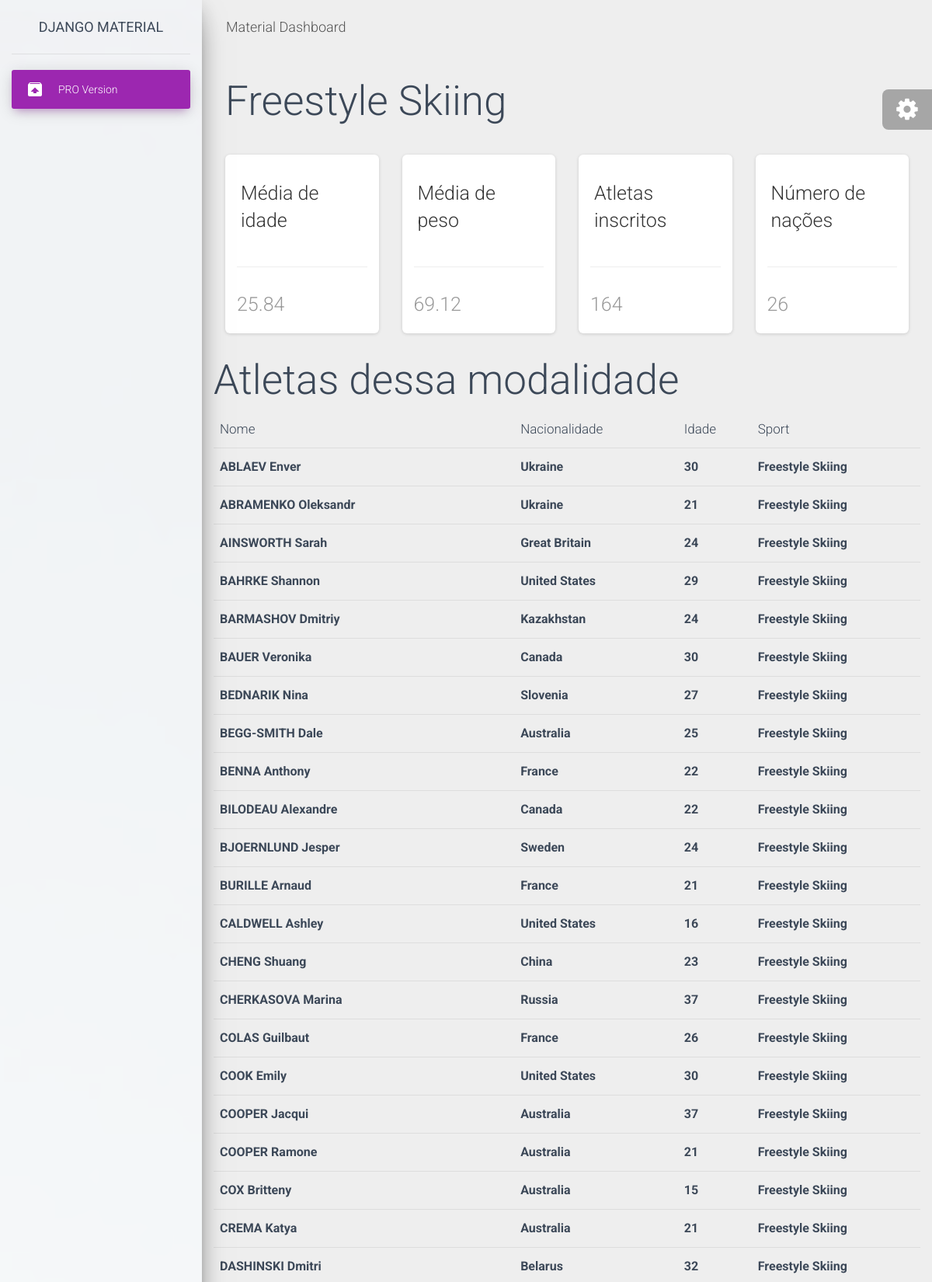
/data/sports/detail/2 (upper part), run on the app's committed database.
### data/models.py (models this page shows)
class Sport(models.Model):
    sport = models.CharField(max_length=75)
    def __str__(self):
        return self.sport

class Athletes(models.Model):
    name = models.CharField(max_length=75)
    age = models.IntegerField()
    ht = models.IntegerField()
    kg = models.IntegerField()
    sport = models.ForeignKey(Sport, on_delete=models.CASCADE)
    nationality = models.ForeignKey(Nationality, on_delete=models.CASCADE)

class Nationality(models.Model):
    nationality = models.CharField(max_length=75)
    def __str__(self):
        return self.nationality

### data/views.py (the view)
# urls.py: path('sports/detail/<int:pk>',sport_detail, name= 'sport_detail'),
def sport_detail(request, pk):
    sport = get_object_or_404(Sport, pk=pk)
    athletes = Athletes.objects.filter(sport=sport).all()
    count_athletes = len(athletes)
    set_nationality = set()
    ages = []
    weigth = []
    for athlete in athletes:
        set_nationality.add(athlete.nationality)
        ages.append(athlete.age)
        weigth.append(athlete.kg)
    avg_age = sum(ages)/len(ages)
    avg_weigth = sum(weigth)/len(weigth)
    avg_age = round(avg_age, 2)
    avg_weigth = round(avg_weigth,2)
    list_nationality =  list(set_nationality)
    count_nationality = len(list_nationality)
    context = {
        'count_athletes': count_athletes,
        'avg_age': avg_age,
        'avg_weigth': avg_weigth,
        'count_nationality': count_nationality,
        'sport' : sport,
        'athletes' : athletes,
    }
    print(context)
    return render(request, 'sport/detail.html', context)

### templates/sport/detail.html (shortened to what this page needs)
{% extends "layouts/base.html" %}
{% block content %}
    <div class="content">
      <h1>
        {{sport.sport}}
      </h1>
      <div class="row">
        <div class="col-lg-3 col-md-6 col-sm-6">
          <div class="card card-stats">
            <div class="card-header">
              <h3>Média de idade</h3>
            </div>
            <div class="card-footer">
              <div class="stats">
                <h3>{{ avg_age }}</h3>
              </div>
            </div>
          </div>
        </div>
        <div class="col-lg-3 col-md-6 col-sm-6">
          <div class="card card-stats">
            <div class="card-header">
              <h3>Média de peso</h3>
            </div>
            <div class="card-footer">
              <div class="stats">
                <h3> {{avg_weigth}}</h3>
              </div>
            </div>
          </div>
        </div>
        <div class="col-lg-3 col-md-6 col-sm-6">
          <div class="card card-stats">
            <div class="card-header">
              <h3>Atletas inscritos</h3>
            </div>
            <div class="card-footer">
              <div class="stats">
                <h3>{{count_athletes}}</h3>
              </div>
            </div>
          </div>
        </div>
        <div class="col-lg-3 col-md-6 col-sm-6">
          <div class="card card-stats">
            <div class="card-header">
              <h3>Número de nações</h3>
            </div>
            <div class="card-footer">
              <div class="stats">
                <h3>{{count_nationality}}</h3>
              </div>
            </div>
          </div>
        </div>
      </div>
      <div class="row">
        <h1>
          Atletas dessa modalidade
        </h1>
        <table class="table">
          <thead>
            <tr>
              <th scope="col">Nome</th>
              <th scope="col">Nacionalidade</th>
              <th scope="col">Idade</th>
              <th scope="col">Sport</th>
            </tr>
          </thead>
          <tbody>
            <tr>
              {% for athlete in athletes  %}
              <th scope="row">{{athlete.name}}</th>
              <th scope="row">{{athlete.nationality}}</th>
              <th scope="row">{{athlete.age}}</th>
              <th scope="row">{{athlete.sport}}</th>
            </tr>
            {% endfor %}
          </tbody>
        </table>
      </div>
    </div>
{% endblock content %}

### data on the page
Sport: sport "Freestyle Skiing"
Athletes: name "ABLAEV Enver", nationality "Ukraine", age "30", sport "Freestyle Skiing"
Athletes: name "ABRAMENKO Oleksandr", nationality "Ukraine", age "21", sport "Freestyle Skiing"
Athletes: name "AINSWORTH Sarah", nationality "Great Britain", age "24", sport "Freestyle Skiing"
Athletes: name "BAHRKE Shannon", nationality "United States", age "29", sport "Freestyle Skiing"
Athletes: name "BARMASHOV Dmitriy", nationality "Kazakhstan", age "24", sport "Freestyle Skiing"
Athletes: name "BAUER Veronika", nationality "Canada", age "30", sport "Freestyle Skiing"
Athletes: name "BEDNARIK Nina", nationality "Slovenia", age "27", sport "Freestyle Skiing"
Athletes: name "BEGG-SMITH Dale", nationality "Australia", age "25", sport "Freestyle Skiing"
Athletes: name "BENNA Anthony", nationality "France", age "22", sport "Freestyle Skiing"
Athletes: name "BILODEAU Alexandre", nationality "Canada", age "22", sport "Freestyle Skiing"
Athletes: name "BJOERNLUND Jesper", nationality "Sweden", age "24", sport "Freestyle Skiing"
Athletes: name "BURILLE Arnaud", nationality "France", age "21", sport "Freestyle Skiing"
Athletes: name "CALDWELL Ashley", nationality "United States", age "16", sport "Freestyle Skiing"
Athletes: name "CHENG Shuang", nationality "China", age "23", sport "Freestyle Skiing"
Athletes: name "CHERKASOVA Marina", nationality "Russia", age "37", sport "Freestyle Skiing"
Athletes: name "COLAS Guilbaut", nationality "France", age "26", sport "Freestyle Skiing"
Athletes: name "COOK Emily", nationality "United States", age "30", sport "Freestyle Skiing"
Athletes: name "COOPER Jacqui", nationality "Australia", age "37", sport "Freestyle Skiing"
Athletes: name "COOPER Ramone", nationality "Australia", age "21", sport "Freestyle Skiing"
Athletes: name "COX Britteny", nationality "Australia", age "15", sport "Freestyle Skiing"
Athletes: name "CREMA Katya", nationality "Australia", age "21", sport "Freestyle Skiing"
Athletes: name "DASHINSKI Dmitri", nationality "Belarus", age "32", sport "Freestyle Skiing"

### other printed values
{{ avg_age }} "25.84"
{{ avg_weigth }} "69.12"
{{ count_athletes }} "164"
{{ count_nationality }} "26"
